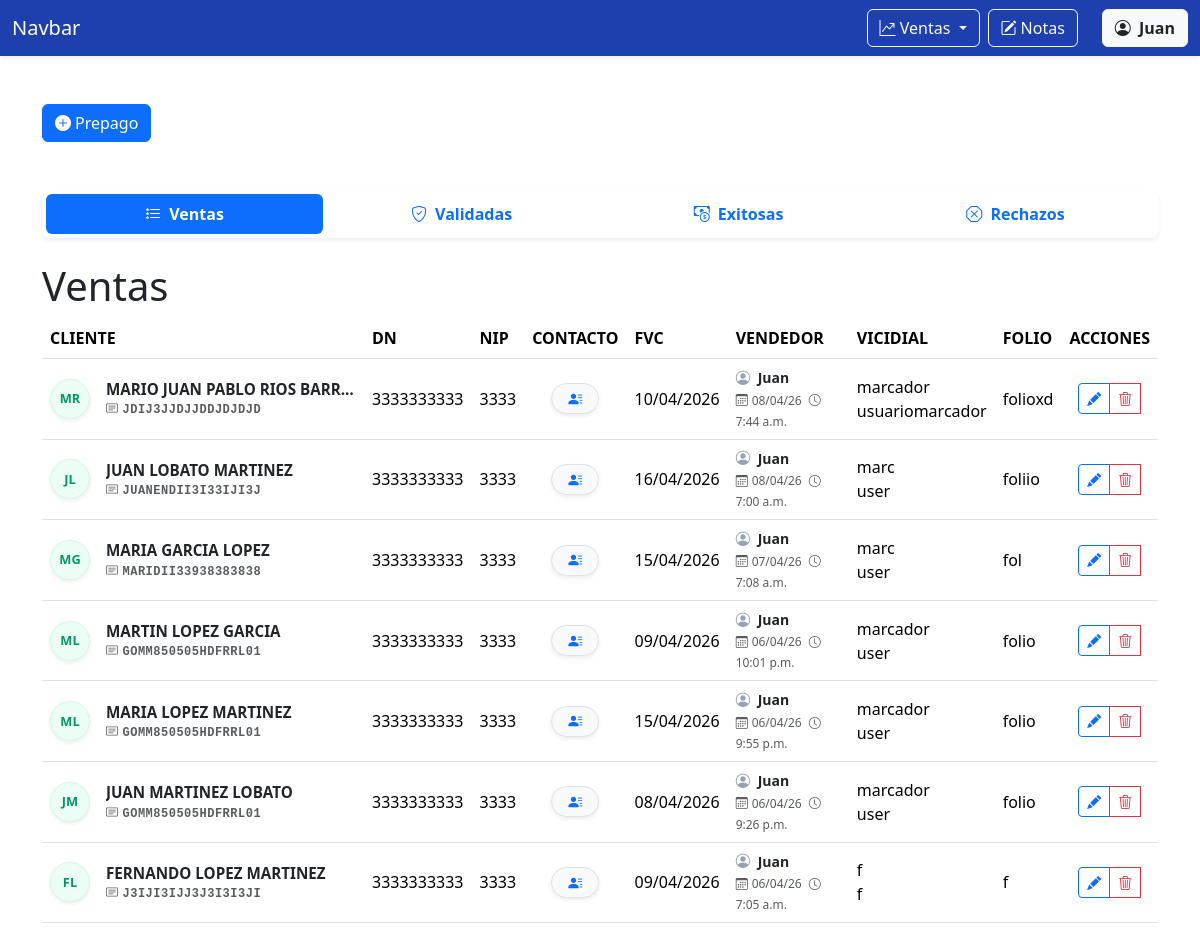
Page /ventas/prepago/ (signed in) on the earlier database version.
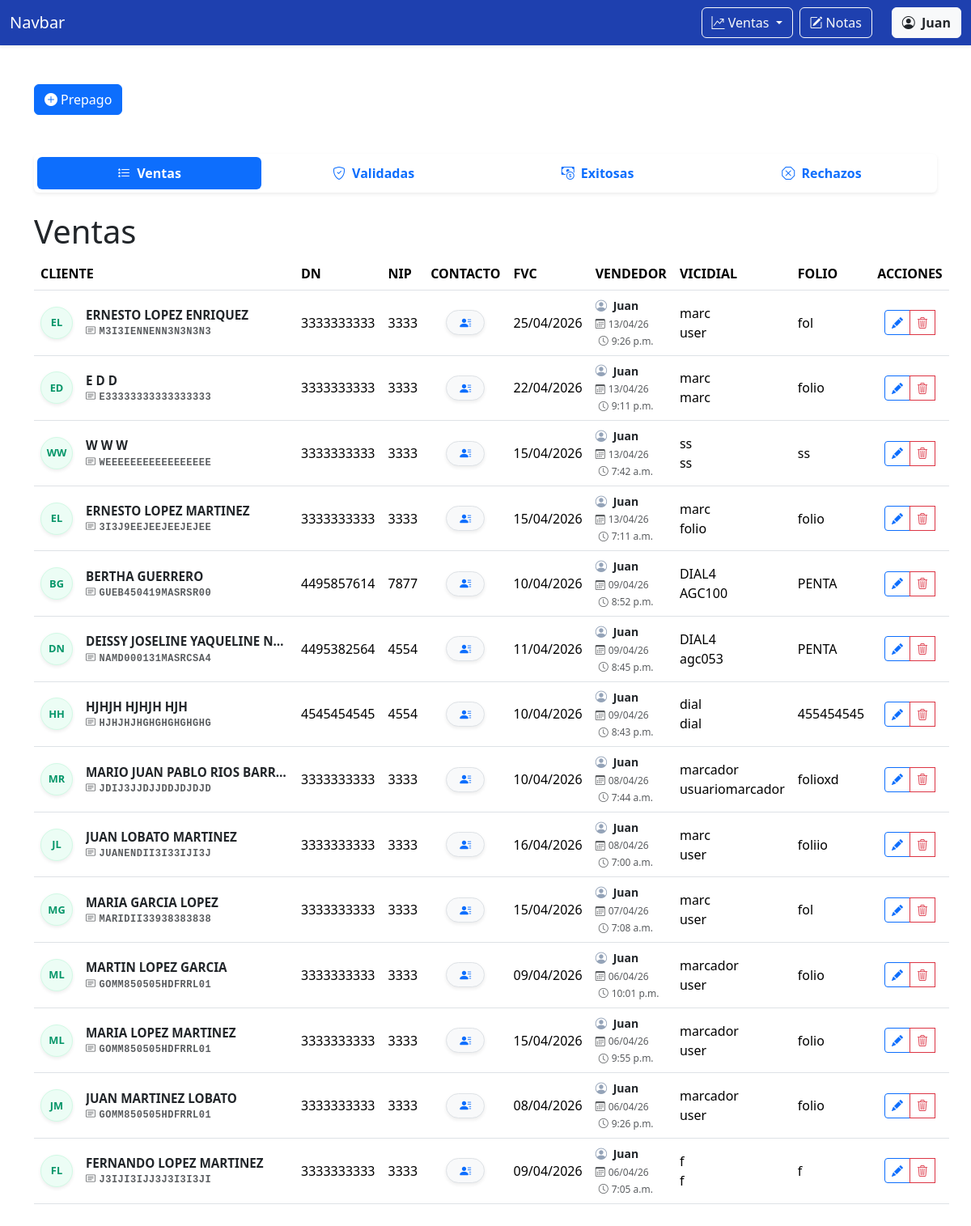
Same page on the later database version.
### ventas/models.py (models this page shows)
class VentaPrepago(models.Model):
    nombre = models.CharField('NOMBRE(S)',max_length=100)
    apellido_paterno = models.CharField('APELLIDO PATERNO', max_length=100)
    apellido_materno = models.CharField('APELLIDO MATERNO', max_length=100,blank=True, default='')
    curp = models.CharField('CURP', max_length=18,validators=[MinLengthValidator(18)])
    dn = models.CharField('DN', max_length=10, validators=[numeric_validator, MinLengthValidator(10)])
    nip = models.CharField('NIP', max_length=4, validators=[numeric_validator, MinLengthValidator(4)], help_text='Solo se permiten números.')
    contact1 = models.CharField('CONTACTO1', max_length=16, validators=[MinLengthValidator(10), RegexValidator(r'^[A-Z0-9 ]+$')])
    contact2 = models.CharField('CONTACTO 2', max_length=10, validators=[numeric_validator, MinLengthValidator(10)])
    fvc = models.DateField('FVC')
    acepta_promo = models.BooleanField('ACEPTA PROMO', null=True, blank=True, choices=[(True, 'Sí'), (False, 'No')])
    STATUS_CHOICES = [
        ('en_proceso', 'EN PROCESO'),
        ('nip_incorrecto', 'NIP INCORRECTO'),
        ('curp_incorrecto', 'CURP INCORRECTO'),
        ('sin_fvc', 'SIN FVC'),
        ('exitosa', 'EXITOSA'),
        ('baja_exportada', 'BAJA EXPORTADA'),
        ('alta', 'ALTA'),
        ('gestionada_por_otro_call_center', 'GESTIONADA POR OTRO CALL CENTER'),
        ('sin_nip', 'SIN NIP'),
        ('futura', 'FUTURA'),
        ('linea_movistar', 'LINEA MOVISTAR'),
        ('cac_lejano', 'CAC LEJANO'),
    ]
    status = models.CharField(
        'Status',
        max_length=100,
        choices=STATUS_CHOICES,
        default='en_proceso'
    )
    email = models.EmailField('EMAIL', max_length=254)
    folio = models.CharField('FOLIO', max_length=100)
    usuario_marcador = models.CharField('USUARIO MARCADOR', max_length=100)
    marcador = models.CharField('MARCADOR', max_length=100)
    validador = models.ForeignKey(User, on_delete=models.SET_NULL, null=True, blank=True, related_name='validador')
    created = models.DateTimeField(auto_now_add=True)
    user = models.ForeignKey(User, on_delete=models.CASCADE, related_name='vendedor')

### ventas/views.py (the view, shortened to what this page needs)
# urls.py: path('prepago/', views.prepago, name='prepago'),
@login_required
def prepago(request):
    es_superior = request.user.is_superuser or request.user.groups.filter(name__in=['VALIDADORES', 'SUPERVISORES']).exists()
    if request.method == 'GET':
        if es_superior:
            base_queryset = VentaPrepago.objects.all()
        else:
            base_queryset = VentaPrepago.objects.filter(user=request.user)
        ventas_prepago = base_queryset.filter(acepta_promo=None).order_by('-created')
        ventas_prepago_validadas = base_queryset.filter(acepta_promo=True).order_by('-created')
        return render(request, 'prepago.html', {
            'form': VentaPrepagoForm(),
            'ventas_prepago': ventas_prepago,
            'ventas_prepago_validadas': ventas_prepago_validadas,
            'es_superior': es_superior  # Pasamos esta bandera al HTML
        })

### ventas/templates/prepago.html (shortened to what this page needs)
{% extends 'base.html' %} {% block content %}
<div class="container mt-5">
  <button type="button" class="btn btn-primary" data-bs-toggle="modal" data-bs-target="#createPrepagoModal">
    <i class="bi bi-plus-circle-fill me-1"></i>Prepago
  </button>
</div>
<div class="container mt-5 mb-5" id="moduloVentas">
  <ul class="nav nav-pills nav-justified mb-4 shadow-sm p-1 bg-white rounded fw-bold">
    <li class="nav-item">
      <button class="nav-link {% if not request.GET.tab or request.GET.tab == 'ventas' %}active{% endif %}"
        data-bs-toggle="tab" data-bs-target="#ventas">
        <i class="bi bi-list-stars me-1"></i> Ventas
      </button>
    </li>
    <li class="nav-item">
      <button class="nav-link {% if request.GET.tab == 'validadas' %}active{% endif %}" data-bs-toggle="tab"
        data-bs-target="#validadas">
        <i class="bi bi-shield-check me-1"></i> Validadas
      </button>
    </li>
    <li class="nav-item">
      <button class="nav-link" data-bs-toggle="tab" data-bs-target="#exitosas">
        <i class="bi bi-cash-coin me-1"></i> Exitosas
      </button>
    </li>
    <li class="nav-item">
      <button class="nav-link" data-bs-toggle="tab" data-bs-target="#rechazos">
        <i class="bi bi-x-octagon me-1"></i> Rechazos
      </button>
    </li>
  </ul>
  <div class="tab-content mt-3" id="pills-tabContent">
    <div class="tab-pane fade {% if not request.GET.tab or request.GET.tab == 'ventas' %}show active{% endif %}"
      id="ventas" role="tabpanel">
      <h1>Ventas</h1>
      <table class="table table-hover align-middle">
        <thead>
          <tr>
            <th scope="col">CLIENTE</th>
            <th scope="col">DN</th>
            <th scope="col">NIP</th>
            <th scope="col">CONTACTO</th>
            <th scope="col">FVC</th>
            <th scope="col">VENDEDOR</th>
            <th scope="col">VICIDIAL</th>
            <th scope="col">FOLIO</th>
            <th scope="col" class="text-center">ACCIONES</th>
          </tr>
        </thead>
        <tbody>
          {% for venta_prepago in ventas_prepago %}
          <tr>
            <th scope="row" class="align-middle">
              <div class="d-flex align-items-center">
                <div class="avatar-circle me-3 d-flex align-items-center justify-content-center shadow-sm"
                  style="width: 40px; height: 40px; background-color: #ecfdf5; color: #059669; border: 1px solid #d1fae5; border-radius: 50%; font-weight: bold; font-size: 0.8rem; flex-shrink: 0;">
                  {{venta_prepago.nombre|first|upper}}{{venta_prepago.apellido_paterno|first|upper}}
                </div>
                <div class="d-flex flex-column" style="line-height: 1.2;">
                  <span class="text-dark fw-bold"
                    style="font-size: 0.95rem; max-width: 250px; overflow: hidden; text-overflow: ellipsis; white-space: nowrap;"
                    title="{{ venta_prepago.nombre }} {{ venta_prepago.apellido_paterno }} {{ venta_prepago.apellido_materno }}">
                    {{venta_prepago.nombre}} {{venta_prepago.apellido_paterno}} {{venta_prepago.apellido_materno}}
                  </span>
                  <small class="text-muted font-monospace mt-1"
                    style="font-size: 0.75rem; letter-spacing: 0.5px; white-space: nowrap;">
                    <i class="bi bi-card-text me-1"></i>{{venta_prepago.curp}}
                  </small>
                </div>
              </div>
            </th>
            <td>{{venta_prepago.dn}}</td>
            <td>{{venta_prepago.nip}}</td>
            <td class="align-middle text-center">
              <button type="button" class="btn btn-sm btn-light border shadow-sm rounded-pill px-3"
                data-bs-toggle="popover" data-bs-placement="right" data-bs-html="true" data-bs-title="Contacto"
                data-bs-content="
              <div class='text-start small'>
              <i class='bi bi-telephone-fill me-1 text-primary'></i>{{ venta_prepago.contact1 }}<br>
              <i class='bi bi-telephone-fill me-1 text-primary'></i>{{ venta_prepago.contact2 }}<br>
              <hr class='my-1'>
              <i class='bi bi-envelope-fill me-1 text-primary'></i>
              <span class='text-primary'>{{ venta_prepago.email }}</span>
            </div>">
                <i class="bi bi-person-lines-fill text-primary"></i>
              </button>
            </td>
            <td>{{venta_prepago.fvc|date:"d/m/Y"}}</td>
            <td>
              <div class="text-muted small">
                <i class="bi bi-person-circle me-1" style="color: #94a3b8; font-size: 0.9rem;"></i>
                <span class="fw-bold text-dark me-2">{{ venta_prepago.user.first_name }}</span> <br>
                <span style="font-size: 0.75rem;">
                  <i class="bi bi-calendar3 me-1"></i>{{ venta_prepago.created|date:"d/m/y" }}
                  <i class="bi bi-clock ms-1 me-1"></i>{{ venta_prepago.created|time:"g:i a" }}
                </span>
              </div>
            </td>
            <td>{{venta_prepago.marcador}}<br>
              {{venta_prepago.usuario_marcador}}
            </td>
            <td>{{venta_prepago.folio}}</td>
            <td class="text-center">
              <div class="btn-group" role="group">
                <button type="button" class="btn btn-sm btn-outline-primary" title="Editar" data-bs-toggle="modal"
                  data-bs-target="#updatePrepagoModal{{venta_prepago.id}}">
                  <i class="bi bi-pencil-fill"></i>
                </button>
                <button type="button" class="btn btn-sm btn-outline-danger" title="Eliminar" data-bs-toggle="modal"
                  data-bs-target="#deletePrepagoModal{{venta_prepago.id}}">
                  <i class="bi bi-trash3"></i>
                </button>
              </div>
            </td>
          </tr>
          {% endfor %}
        </tbody>
      </table>
    </div>
  </div>
</div>
{% endblock content %}

### templates/base.html (shortened to what this page needs)
<!doctype html>
<html lang="es-MX">
<head>
  <link href="https://cdn.jsdelivr.net/npm/bootstrap@5.3.8/dist/css/bootstrap.min.css" rel="stylesheet"
 />
  <link rel="stylesheet" href="https://cdn.jsdelivr.net/npm/bootstrap-icons@1.13.1/font/bootstrap-icons.min.css">
</head>
<body>
  <nav class="navbar navbar-expand-lg  navbar-dark shadow-sm" style="background-color: #1e40af;">
    <div class="container-fluid">
      <a class="navbar-brand" href="{% url 'dashboard' %}">Navbar</a>
      <div class="collapse navbar-collapse" id="navbarNav">
        <ul class="navbar-nav ms-auto">
          <li class="nav-item">
            <div class="dropdown">
              <button class="btn btn-outline-light dropdown-toggle" type="button" data-bs-toggle="dropdown"
                aria-expanded="false"><i class="bi bi-graph-up-arrow"></i>
                Ventas
              </button>
            </div>
          </li>
          <li class="nav-item ms-2">
            <a class="btn btn-outline-light" href="{% url 'notas' %}"><i class="bi bi-pencil-square me-1"></i>Notas</a>
          </li>
          <li class="nav-item ms-2">
            <div class="dropdown">
              <button class="btn btn-light text-dark ms-3" type="button" data-bs-toggle="dropdown"
                aria-expanded="false">
                <i class="bi bi-person-circle me-1"></i> <strong>{{ user.first_name }}</strong>
              </button>
          </li>
        </ul>
      </div>
    </div>
  </nav>
  {% block content %} {% endblock %}
</body>
</html>

Differences in the rows shown:
added VentaPrepago: nombre|first "E", apellido_paterno|first "L", nombre "ERNESTO", apellido_paterno "LOPEZ", apellido_materno "ENRIQUEZ", curp "M3I3IENNENN3N3N3N3", dn "3333333333", nip "3333", fvc "25/04/2026", user.first_name "Juan", created "13/04/26", created "9:26 p.m.", marcador "marc", usuario_marcador "user", folio "fol"
added VentaPrepago: nombre|first "E", apellido_paterno|first "D", nombre "E", apellido_paterno "D", apellido_materno "D", curp "E33333333333333333", dn "3333333333", nip "3333", fvc "22/04/2026", user.first_name "Juan", created "13/04/26", created "9:11 p.m.", marcador "marc", usuario_marcador "marc", folio "folio"
added VentaPrepago: nombre|first "W", apellido_paterno|first "W", nombre "W", apellido_paterno "W", apellido_materno "W", curp "WEEEEEEEEEEEEEEEEE", dn "3333333333", nip "3333", fvc "15/04/2026", user.first_name "Juan", created "13/04/26", created "7:42 a.m.", marcador "ss", usuario_marcador "ss", folio "ss"
added VentaPrepago: nombre|first "E", apellido_paterno|first "L", nombre "ERNESTO", apellido_paterno "LOPEZ", apellido_materno "MARTINEZ", curp "3I3J9EEJEEJEEJEJEE", dn "3333333333", nip "3333", fvc "15/04/2026", user.first_name "Juan", created "13/04/26", created "7:11 a.m.", marcador "marc", usuario_marcador "folio", folio "folio"
added VentaPrepago: nombre|first "B", apellido_paterno|first "G", nombre "BERTHA", apellido_paterno "GUERRERO", curp "GUEB450419MASRSR00", dn "4495857614", nip "7877", fvc "10/04/2026", user.first_name "Juan", created "09/04/26", created "8:52 p.m.", marcador "DIAL4", usuario_marcador "AGC100", folio "PENTA"
added VentaPrepago: nombre|first "D", apellido_paterno|first "N", nombre "DEISSY JOSELINE YAQUELINE", apellido_paterno "N…", curp "NAMD000131MASRCSA4", dn "4495382564", nip "4554", fvc "11/04/2026", user.first_name "Juan", created "09/04/26", created "8:45 p.m.", marcador "DIAL4", usuario_marcador "agc053", folio "PENTA"
added VentaPrepago: nombre|first "H", apellido_paterno|first "H", nombre "HJHJH", apellido_paterno "HJHJH", apellido_materno "HJH", curp "HJHJHJHGHGHGHGHGHG", dn "4545454545", nip "4554", fvc "10/04/2026", user.first_name "Juan", created "09/04/26", created "8:43 p.m.", marcador "dial", usuario_marcador "dial", folio "455454545"
